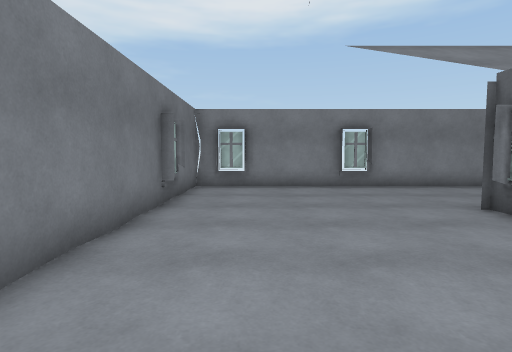
view 1 (above)

13 first-person views from a walk through a 3-D level made in the Unity game engine. The camera is 1.3 m above the floor, tilts 4° down and sees 80° across. The floor is counted in squares, 1 m on a side. Each view is taken from the middle of a square. On the plan, view 1 faces up. The plan holds only what a view shows up to about 14 squares ahead; the rest is blank. The place goes on beyond the plan. Some animated figures are not drawn. Surface patterns are stand-ins for the level's own textures.

view 2
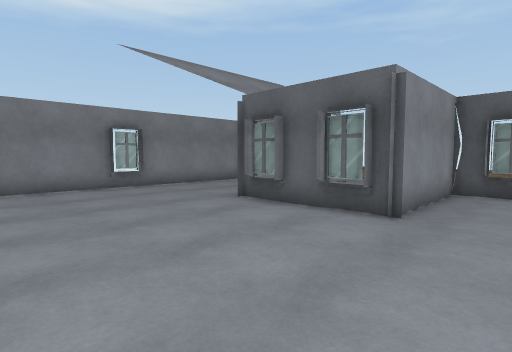

view 3
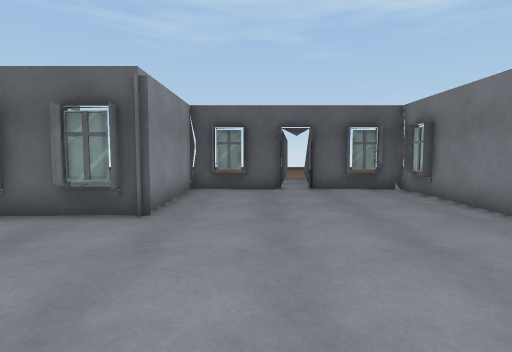

view 4
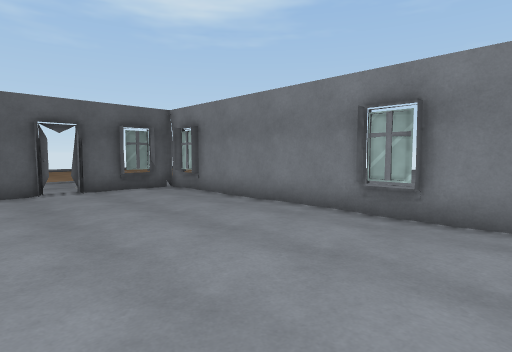

view 5
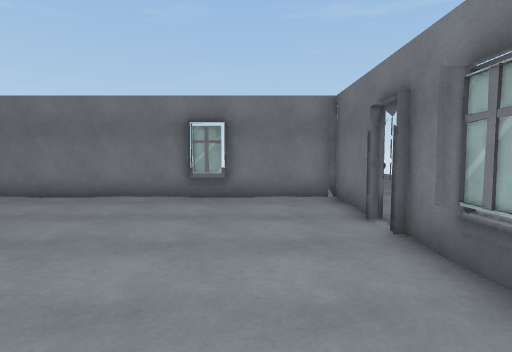

view 6
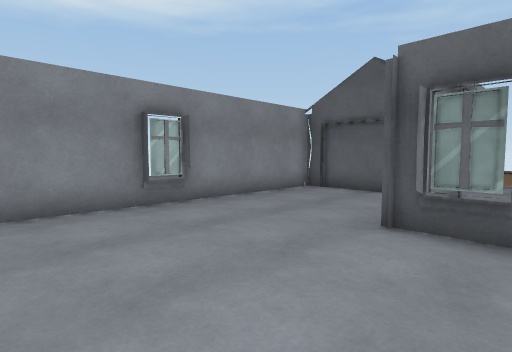

view 7
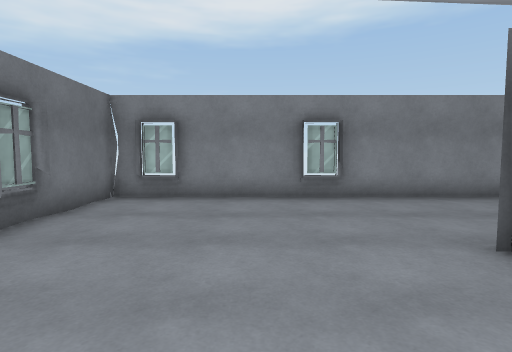

view 8
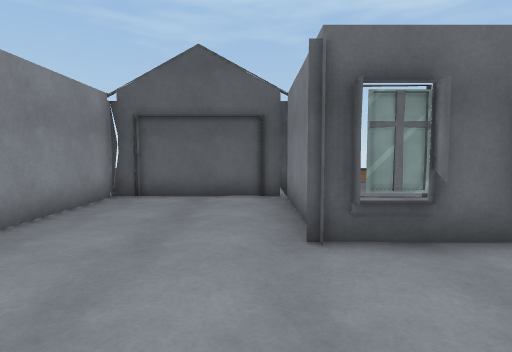

view 9
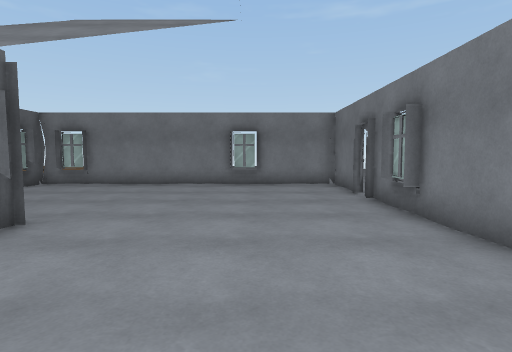

view 10
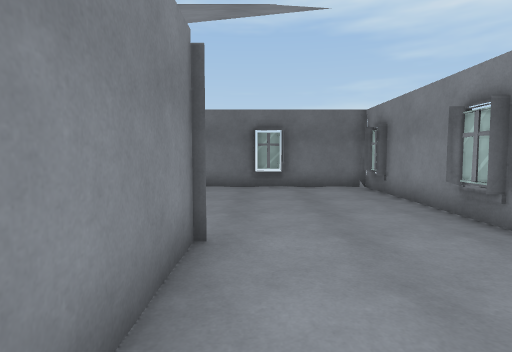

view 11
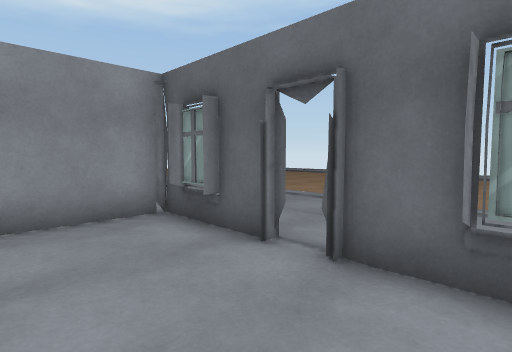

view 12
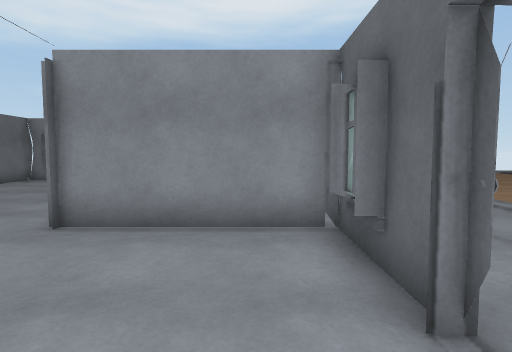

view 13
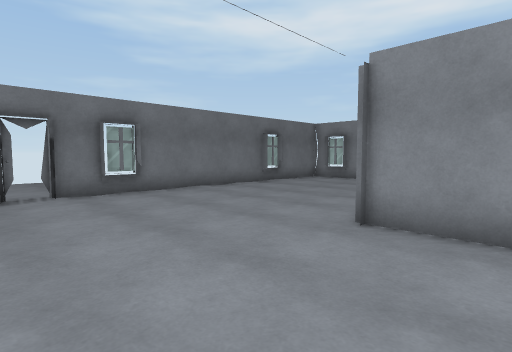

### Floor plan
Key: @ floor where view 1 was taken; # wall or solid block; . floor; O other object.
Columns run from 3 left of view 1 to 11 right of it. Each row starts with its distance up from view 1.
 13  #O####O#####
 12 #.O....O.....#
 11 #.............#
 10 #.............#
  9 O#............#
  8 O#............#
  7 #.......######.
  6 #.......OO
  5 #........#
  4 #.......#O  ...
  3 #.......#O####.
  2 #.............#
  1 OO...........OO
  0 #..@..........#
 -1 .#...........#.
 -2 .#...........#.
 -3 #.............#
 -4 #............OO
 -5 #...OO......OO#
 -6  ###OO######O#

Positions as (right, up) in squares from view 1, and headings:
1: (0, 0), facing up
2: (-1, 0), facing up-right
3: (-1, 0), facing right
4: (-1, 1), facing down-right
5: (0, 4), facing down
6: (0, 5), facing up-right
7: (2, 3), facing up
8: (1, 8), facing right
9: (1, 8), facing down
10: (10, 8), facing left
11: (7, -4), facing up-right
12: (9, -3), facing up
13: (8, -3), facing up-left
